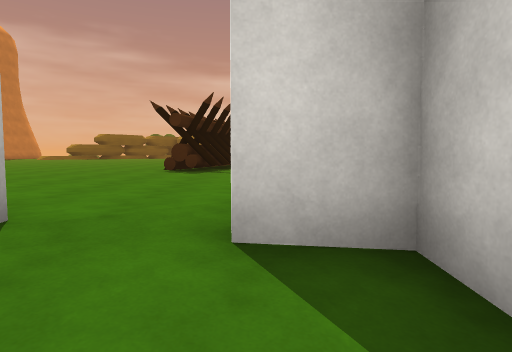
View 1 (above)

18 first-person views from a walk through a scene from a Unity 3-D project. The camera is 1.5 m above the floor, tilts 4° down and sees 75° across. The floor is counted in squares, 2 m on a side. Each view is taken from the middle of a square. On the plan, view 1 faces up. The plan holds only what a view shows up to about 11 squares ahead; the rest is blank. The place goes on beyond the plan. Surface patterns are stand-ins for the level's own textures.

View 2
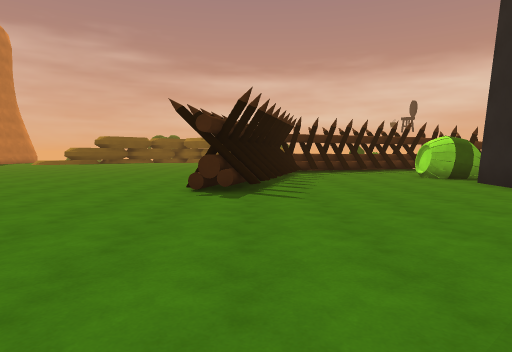

View 3
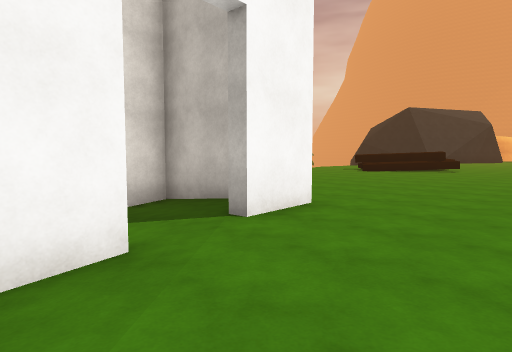

View 4
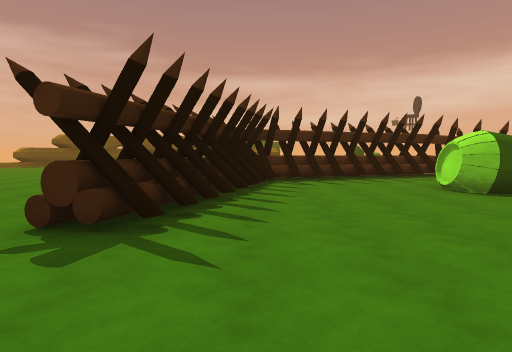

View 5
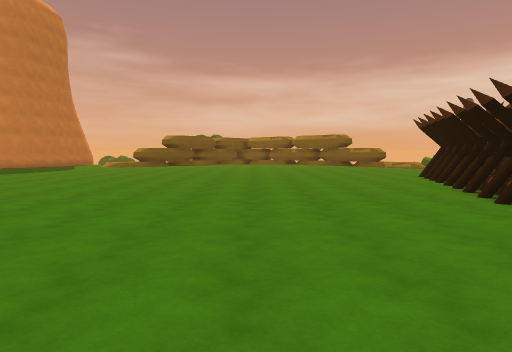

View 6
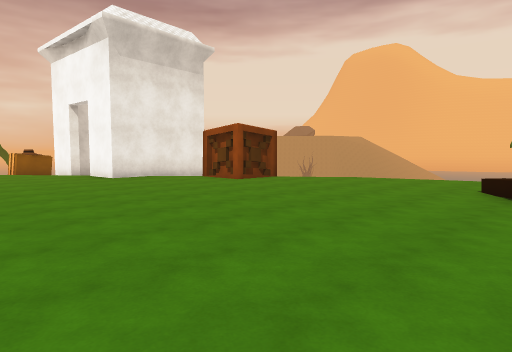

View 7
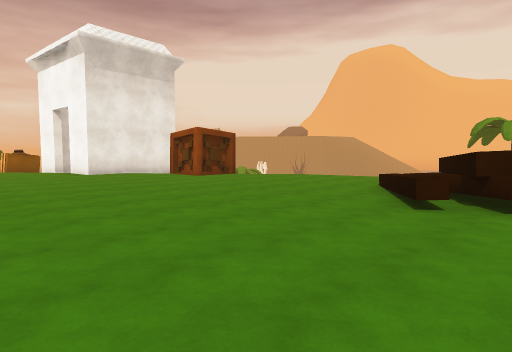

View 8
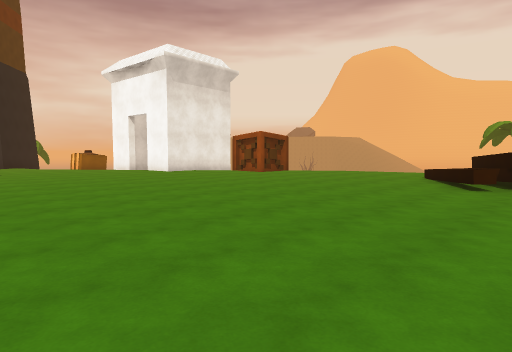

View 9
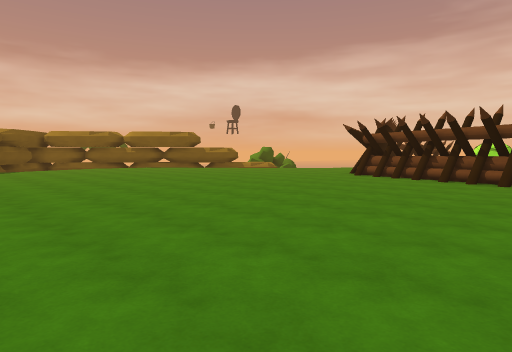

View 10
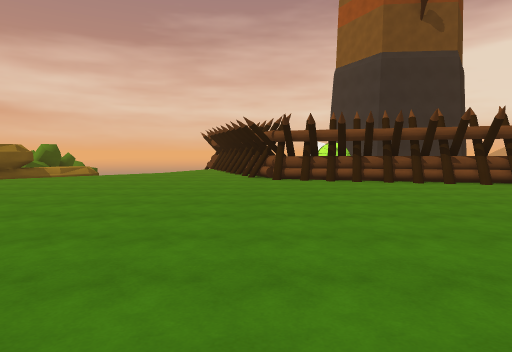

View 11
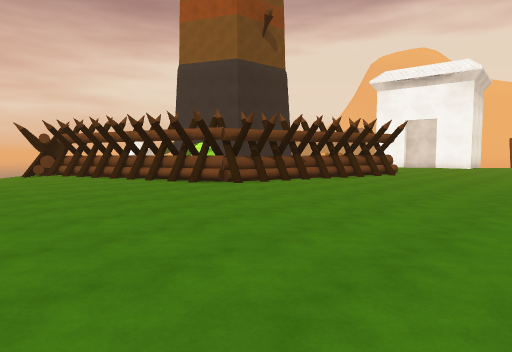

View 12
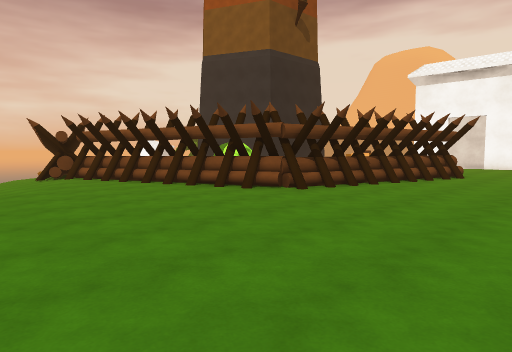

View 13
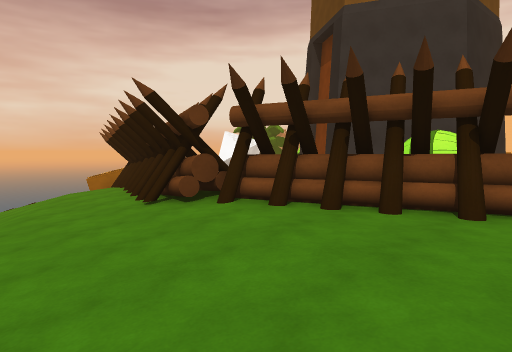

View 14
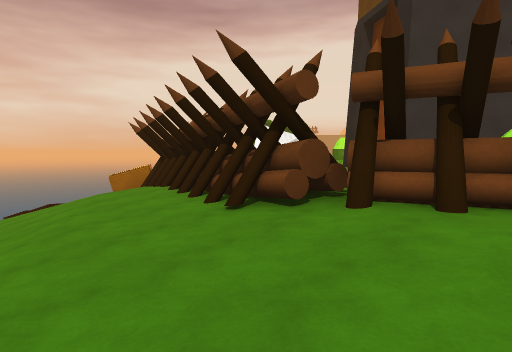

View 15
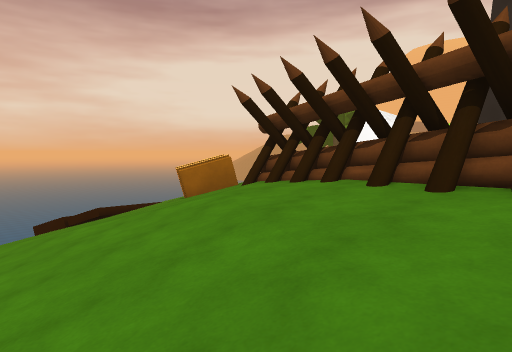

View 16
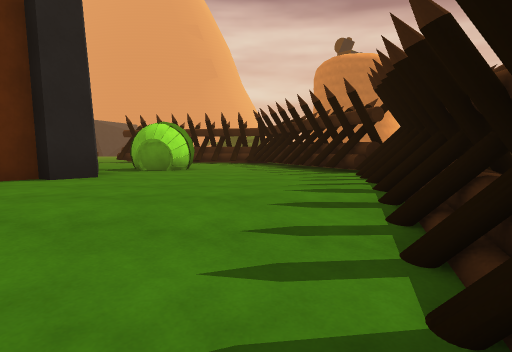

View 17
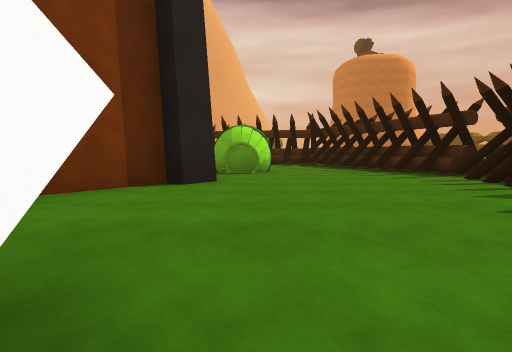

View 18
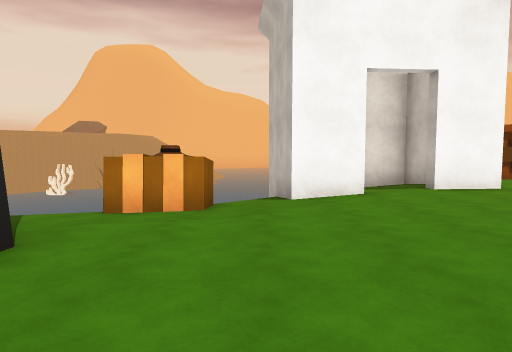

### Floor plan
Key: @ floor where view 1 was taken; # wall or solid block; . main floor; - floor 0.25 m lower than the main floor; _ floor 0.75 m lower than the main floor; / step, stairs or slope; = window, fence, low wall or low ledge; ^ raised ledge; O other object.
Columns run from 15 left of view 1 to 17 right of it. Each row starts with its distance up from view 1.
 20       ...........-____//////
 19      .............--____////////
 18      ...............--____//////=
 17      ...............#####__////=#
 16      .............#########/////
 15   .............#####.....-## ^#/
 14   ............##=.........-__
 13   ............##..........-_
 12    ...........#....OO......-_
 11    ...........#=...OO.##..-##
 10     .........##.....####..-
  9 .............##....##  ##
  8 ...................#
  7 ...................#
  6 ....................
  5 ..................---
  4 .................--___
  3 ................-_##_/
  2 ............OO-OO_#
  1  #=.........O--_O_
  0  ^=.........O-_@OO
 -1   ^=.....## OOO  O
 -2   ^ .....#
 -3     .....
 -4     ...

Positions as (right, up) in squares from view 1, and headings:
1: (0, 0), facing up
2: (-1, 2), facing up
3: (1, 5), facing down-left
4: (0, 5), facing up
5: (-6, 4), facing up
6: (-13, 6), facing down-right
7: (-15, 6), facing down-right
8: (-15, 9), facing down-right
9: (-11, 9), facing up-right
10: (-10, 15), facing right
11: (-7, 20), facing down-right
12: (-5, 20), facing down-right
13: (2, 20), facing down-right
14: (4, 20), facing down-right
15: (8, 20), facing down-right
16: (13, 14), facing left
17: (13, 12), facing left
18: (2, 9), facing down
